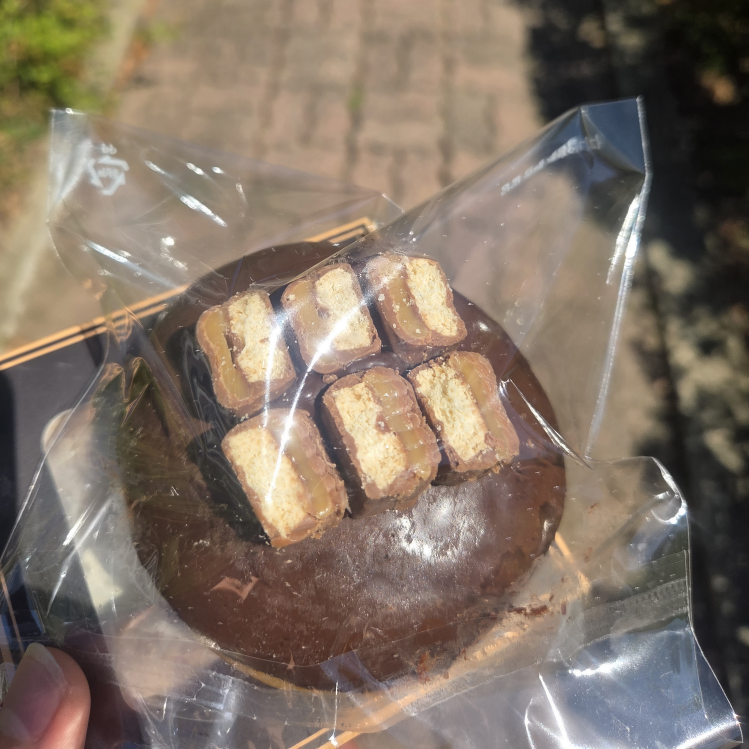
#> input picture HW/photo.jpg, 2996 x 2996 px (shown at 1/4 size)
$ python -i counting.py   (imports and definitions only)   (older library calls are emulated)
#> lines starting #> are read from the running program, lines starting #| are printed output that depends on the picture
"""HW5 object counting pipeline (notebook -> reusable functions)."""
import numpy as np
import cv2
import scipy.ndimage as nd


def preprocess(gray, crop_top=0, median_k=3, alpha=0.8):
    """Crop -> median filter -> Sobel-based edge enhancement (HW5 step 1-2)."""
    f = gray[crop_top:, :] if crop_top > 0 else gray
    f_den = cv2.medianBlur(f, median_k)

    fd = f_den.astype(np.float64)
    gx = cv2.Sobel(fd, cv2.CV_64F, 1, 0, ksize=3)
    gy = cv2.Sobel(fd, cv2.CV_64F, 0, 1, ksize=3)
    grad = np.sqrt(gx ** 2 + gy ** 2)
    grad_norm = grad / (grad.max() + 1e-8)
    blurred = cv2.GaussianBlur(fd, (3, 3), 0)
    f_enh = fd + alpha * grad_norm * (fd - blurred)
    f_enh = np.clip(f_enh, 0, 255).astype(np.uint8)
    return f, f_den, f_enh


# [57 lines left out: functions make_mask, label_components, colorize, overlay_numbers, not called in this run]

>>> import cv2
>>> picture = cv2.imread('../HW/photo.jpg', cv2.IMREAD_GRAYSCALE)
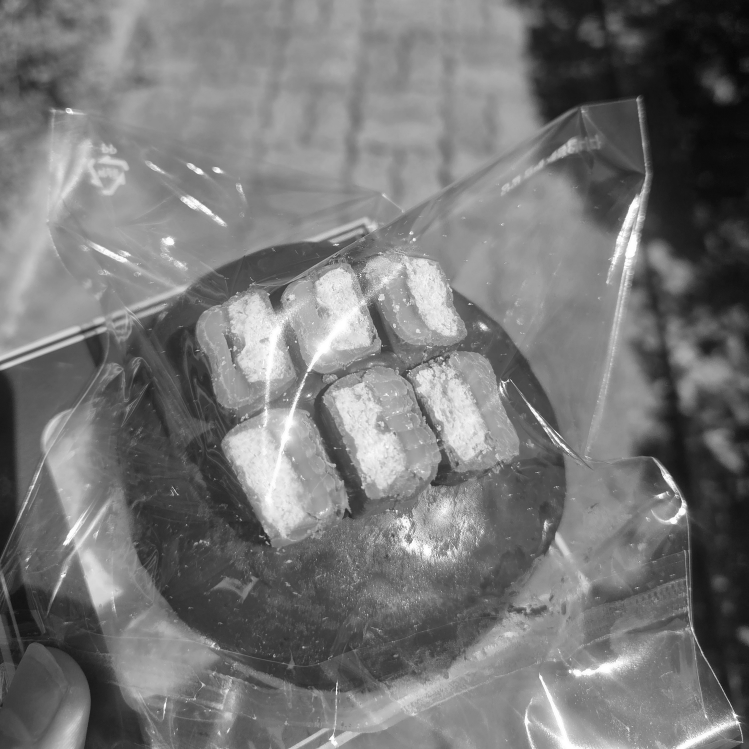
#> picture: shape (2996, 2996) (shown at 1/4 size); min 0, max 255, mean 118.6
>>> result = preprocess(picture)
#> in preprocess, `gx = cv2.Sobel(fd, cv2.CV_64F, 1, 0, ksize=3)`:
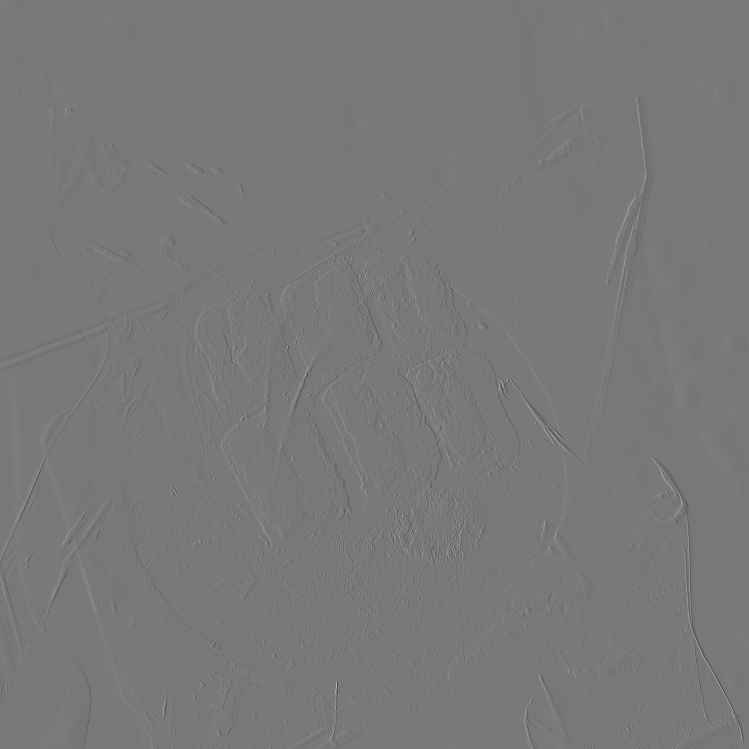
#> gx: shape (2996, 2996) float64 (shown at 1/4 size); min -693, max 768, mean -0.1; drawn with min black and max white
#> in preprocess, `grad = np.sqrt(gx ** 2 + gy ** 2)`:
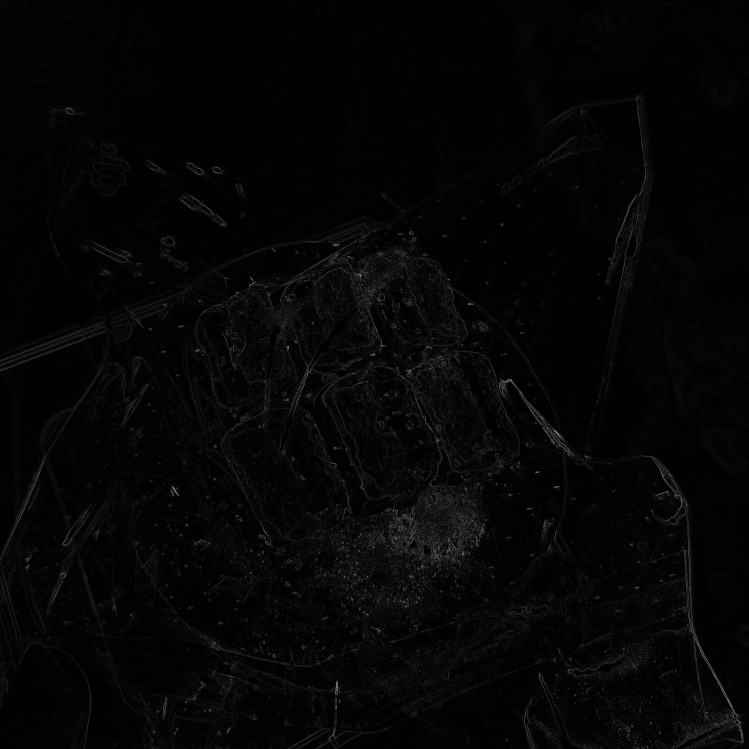
#> grad: shape (2996, 2996) float64 (shown at 1/4 size); min 0, max 796.2, mean 16.8; drawn with min black and max white
